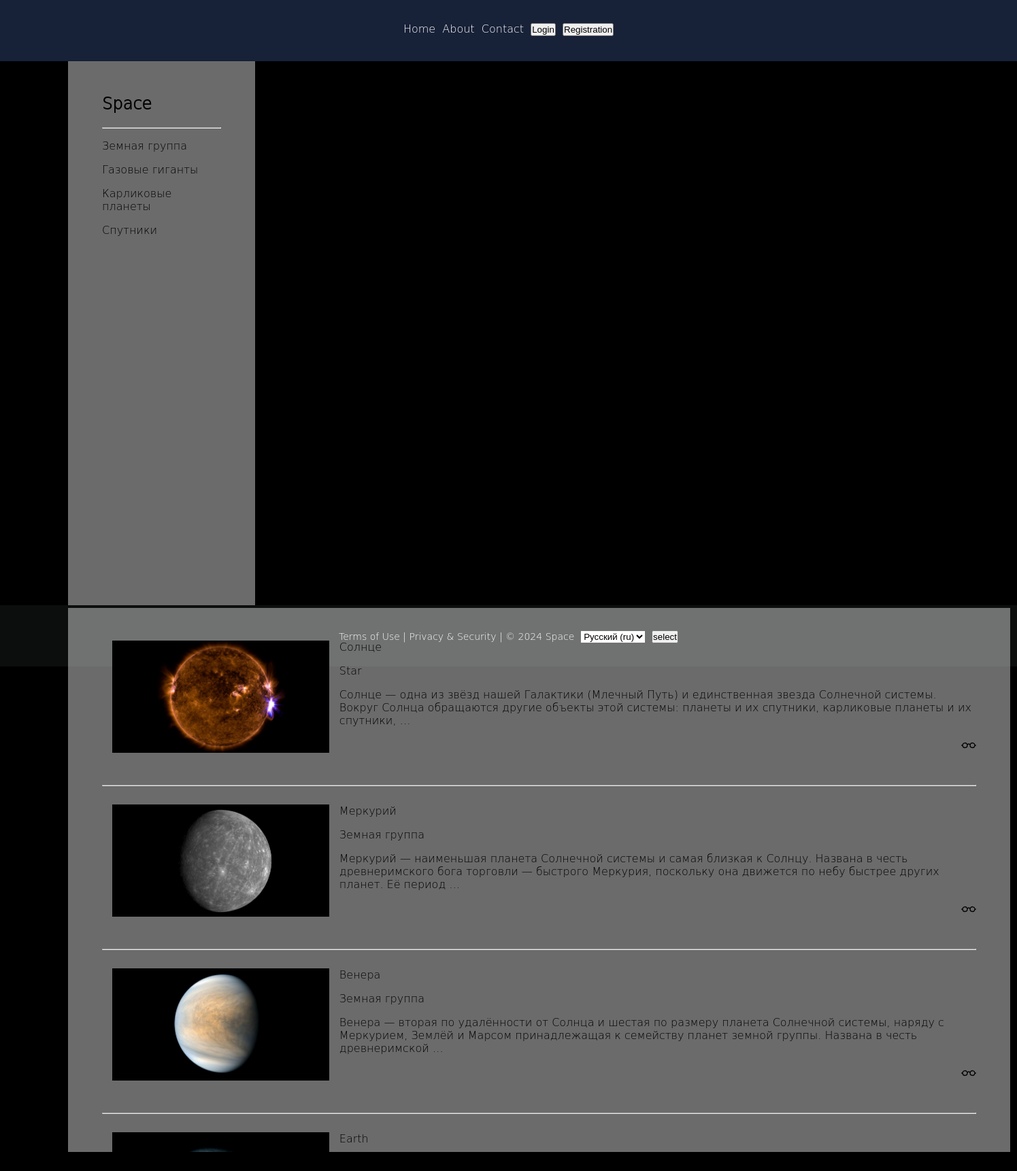
Before: / with the older database file.
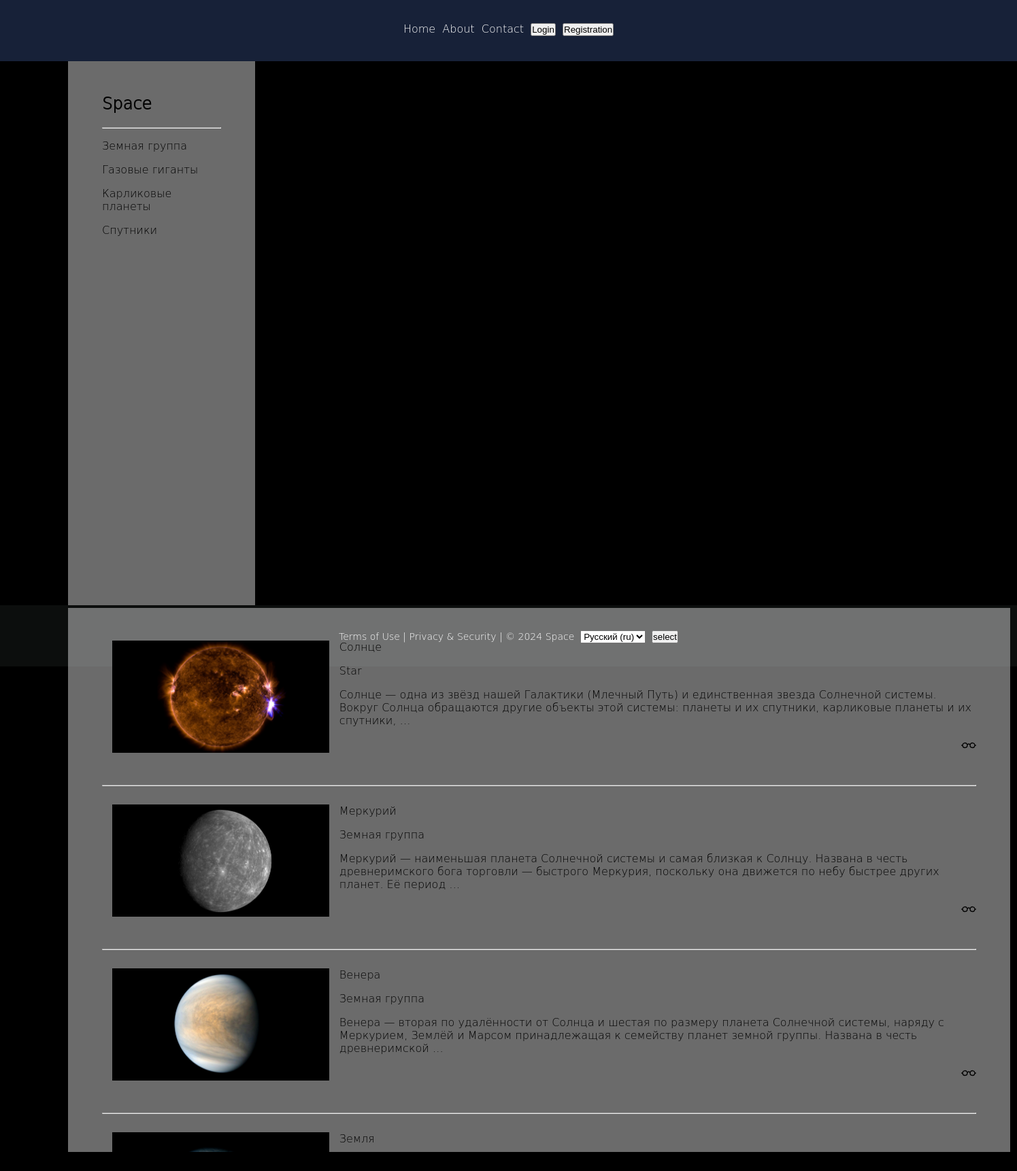
After: the same page with the newer database file.
### base/models.py (models this page shows, shortened)
class Category(models.Model):
    cat_name = models.CharField(max_length=100, db_index=True, verbose_name=_('Category'))
    cat_slug = models.SlugField(max_length=255, unique=True, db_index=True)
    objects = models.Manager()
    class Meta:
        verbose_name = _('category')
        verbose_name_plural = _('Categories')
    def get_absolute_url(self):
        return reverse('category', kwargs={'cat_slug': self.cat_slug})

class Content(models.Model):
    header = models.CharField(max_length=255, verbose_name=_('Header'))
    post = models.TextField(blank=True, verbose_name=_('Content'))
    slug = models.SlugField(max_length=255, unique=True, db_index=True, verbose_name=_('Slug'))
    photo = models.ImageField(
        upload_to="photos/%Y/%m/%d/", default=None, blank=True, null=True, verbose_name=_('Photo')
    )
    author = models.ForeignKey(
        get_user_model(), on_delete=models.SET_NULL, related_name='content',
        null=True, default=None, verbose_name=_('Author')
    )
    category = models.ForeignKey(
        'Category', on_delete=models.PROTECT, related_name='content', null=True, verbose_name=_('Categories')
    )
    time_create = models.DateTimeField(auto_now_add=True, verbose_name=_('Creation time'))
    time_update = models.DateTimeField(auto_now=True, verbose_name=_('Time of change'))
    is_published = models.BooleanField(default=True, verbose_name=_('Status'))
    objects = models.Manager()
    published = PublishManager()
    class Meta:
        verbose_name = _('object')
        verbose_name_plural = _('Objects')
    def get_absolute_url(self):
        return reverse('content', kwargs={'slug': self.slug})

### base/views.py (the view)
# urls.py: path('', views.HomePage.as_view(), name="home"),  # cache_page(60)()
class HomePage(ListView):
    template_name = 'base/index.html'
    context_object_name = 'post'
    paginate_by = 4
    extra_context = {'title': _('Space'), 'page_header': _('Space')}
    def get_queryset(self):
        return Content.published.all().select_related('category')

### base/models.py (called while the page is built)
    def get_queryset(self):
        return super().get_queryset().filter(is_published=1)

### base/templatetags/base_tags.py (called while the page is built)
@register.inclusion_tag('base/category.html')
def get_category(selected=0):
    category = Category.objects.all()
    return {'category': category, 'selected': selected}

### base/templates/base/index.html (shortened to what this page needs)
{% extends 'base.html' %}
{% load i18n %}
{% block content %}
{% for i in post %}
{% if i.photo %}
<a href='{{i.get_absolute_url}}'>
    <img align="left" src="{{i.photo.url}}" height="165" hspace="15" alt="{{i.header}}">
</a>
{% else %}
<a class="link-dark" href="{{i.get_absolute_url}}">
    {% include 'base/inclusions/image_icon.html' %}
</a>
{% endif %}
{{i.header}}
{% if i.category.cat_name != None %}
<p>{{i.category.cat_name}}</p>
{% else %}
<p>{% trans 'Star' %}</p>
{% endif %}
{% autoescape off %}
{{i.post|linebreaks|truncatewords:30}}
{% endautoescape %}
<p align="right">
    <a class="link-dark" href="{{i.get_absolute_url}}">{% include 'base/inclusions/eyeglasses_icon.html' %}</a>
</p><br>
{% if not forloop.last %}
<hr class="line"><br>
{% endif %}
{% endfor %}
{% endblock %}

### templates/base.html (shortened to what this page needs)
<!DOCTYPE html>
<html lang="ru">
{% load static %}
{% load base_tags %}
{% load i18n %}
<head>
    <link type="text/css" rel="stylesheet" href="{% static 'base/css/styles.css' %}">
</head>
<body>
<div id="page">
    <div class="head">
        <div class="menu">
            <a class="link-white" href="{% url 'home' %}">{% trans 'Home' %}</a>&nbsp;
            <a class="link-white" href="{% url 'about' %}">{% trans 'About' %}</a>&nbsp;
            <a class="link-white" href="{% url 'contact' %}">{% trans 'Contact' %}</a>&nbsp;
            {% if user.is_authenticated %}
            <a class="link-white" href="{% url 'users:profile' %}">{{user.username}}</a>&nbsp;
            <form style="display:inline-block" method="post" action="{% url 'users:logout' %}">{% csrf_token %}
                <button type="submit" class="button-head">{% trans 'Logout' %}</button>
            </form>
            {% else %}
            <a href="{% url 'users:login' %}">
                <button type="button" class="button-head">{% trans 'Login' %}</button>&nbsp;
            </a>
            <a href="{% url 'users:registration' %}">
                <button type="button" class="button-head">{% trans 'Registration' %}</button>
            </a>
            {% endif %}
        </div>
    </div>
    <div class="body">
        <div class="categories">
            <div class="shell">
                <br><h2>{{page_header}}</h2>
                <hr class="line">
                {% get_category selected %}
            </div>
        </div>
        <div class="content">
            <div class="shell"><br>
                <br>{% block content %}{% endblock %}
            </div>
        </div>
    </div>
    <div class="footer" style="color: #ffffff">
        <div style="display:inline-block">
            <a class="link-white" href="{% url 'terms' %}">{% trans 'Terms of Use' %}</a> |
            <a class="link-white" href="{% url 'privacy' %}">{% trans 'Privacy & Security' %}</a> |
            &copy 2024 {% trans 'Space' %}&nbsp;
        </div>
        <form style="display:inline-block" class="language" action="{% url 'set_language' %}" method="post">
            <select name="language">
                {% get_current_language as LANGUAGE_CODE %}
                {% get_available_languages as LANGUAGES %}
                {% get_language_info_list for LANGUAGES as languages %}
                {% for language in languages %}
                <option value="{{language.code}}" {% if language.code == LANGUAGE_CODE %} selected{% endif %}>
                    {{language.name_local}} ({{language.code}})
                </option>
                {% endfor %}
            </select>&nbsp;
            <input type="submit" value="{% trans 'select' %}">
        </form>
    </div>
</div>
</body>
</html>

### base/templates/base/category.html
{% for i in category %}
{% if i.id == selected %}
<ul><a>{{i.cat_name}}</a></ul>
{% else %}
<ul><a class="link-dark" href="{{i.get_absolute_url}}">{{i.cat_name}}</a></ul>
{% endif %}
{% endfor %}

### base/static/base/css/styles.css (style rules this page uses)
* { padding: 0; text-decoration: none; }
html, body { margin: 0; height: 100%; background: #000000 url('../images/background_image.png') no-repeat 50% 0%; }
#page { height: 100%; max-width: 1920px; min-width: 1050px; margin: 0 auto; font-family: 'DejaVu Sans Light', 'Arial'; font-size: 16px; }
.head { height: 90px; padding-top: 33px; box-sizing: border-box; background: #172138; text-align: center; }
.menu { display: inline-block; padding: 0px 0px 0px 0px; }
.language { padding: 0px 0px 0px 0px; display: inline-block; }
.body { box-sizing: border-box; height: 100%; padding: 0px 0px 0px 100px; }
.categories { display: inline-block; overflow-x: hidden; overflow-y: auto; height: 100%; max-width: 275px; min-width: 275px; background: rgba(204, 204, 204, 0.05); }
.content { display: inline-block; overflow-x: hidden; overflow-y: auto; height: 100%; max-width: 1385px; min-width: 1385px; background: rgba(204, 204, 204, 0.05); }
.shell { min-height: 100%; padding: 10px 50px 10px 50px; background: rgba(204, 204, 204, 0.5); }
.footer { height: 90px; padding-top: 37px; box-sizing: border-box; background: #0c0e0d; text-align: center; font-size: 14px; }
.link-white { color: #ffffff; }
.link-dark { color: #000000; }

Changed rows visible on the page:
changed Content: header "Earth" → "Земля"
